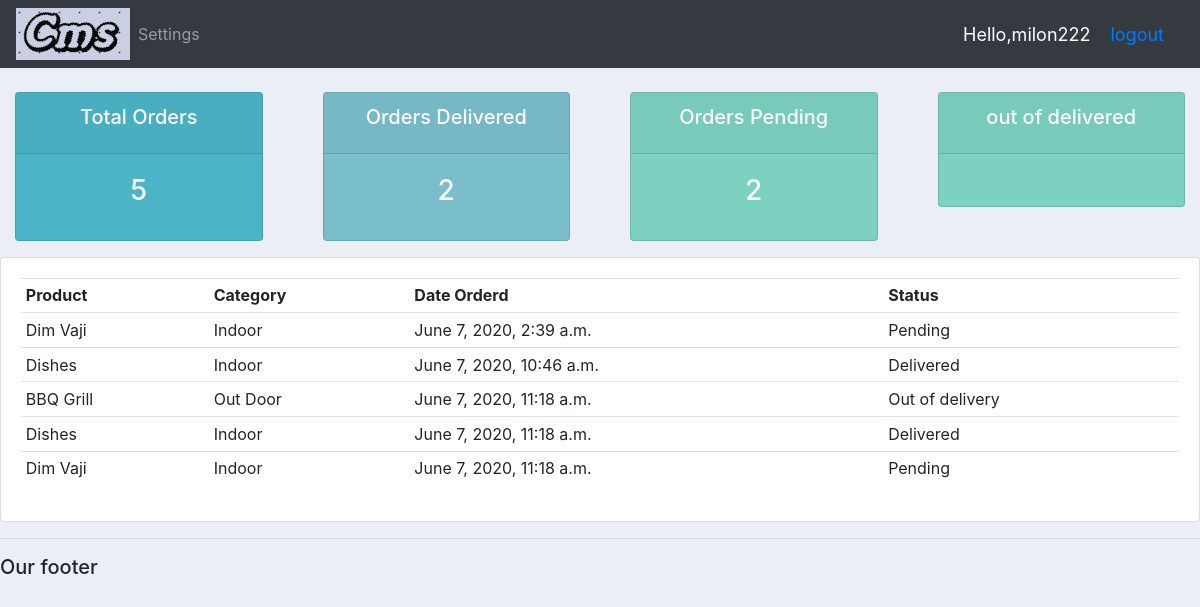
/user/ (signed in), run on the app's committed database.
### accounts/models.py (models this page shows, shortened)
class Order(models.Model):
    STATUS = (
        ('Pending','Pending'),
        ('Out of delivery', 'Out of delivery'),
        ('Delivered', 'Delivered'),
    )
    customer = models.ForeignKey(Customer, null=True, on_delete= models.SET_NULL)
    product = models.ForeignKey(Product, null=True, on_delete= models.SET_NULL)
    date_created = models.DateTimeField(auto_now_add=True, null=False)
    status = models.CharField(max_length=100, null=True, choices=STATUS)

class Product(models.Model):
    CATAGORY = (
        ('Indoor', 'Indoor'),
        ('Out Door', 'Out Door'),
    )
    name = models.CharField(max_length=50, null=True)
    price = models.FloatField(null=True)
    category = models.CharField(max_length=50, null=True, choices=CATAGORY)
    description = models.CharField(max_length=100, null=True, blank=True)
    date_created = models.DateTimeField(auto_now_add=True, null=False)
    tags = models.ManyToManyField(Tag)
    def __str__(self):
        return str(self.name)

### accounts/decorators.py (the view)
        def wrapper_func(request, *args, **kwargs):
            group = None
            if request.user.groups.exists():
                group = request.user.groups.all()[0].name
            if group in allowed_roles:
                return view_func(request, *args, **kwargs)
            else:
                return HttpResponse('You are not allow to view the page.')

### accounts/views.py (called while the page is built)
@login_required(login_url='login')
@allowed_users(allowed_roles=['customer'])
def userPage(request):
    orders = request.user.customer.order_set.all()
    total_orders = orders.count()
    delivered = orders.filter(status='Delivered').count()
    pending = orders.filter(status='Pending').count()
    context = {'orders':orders,'total_orders':total_orders,'pending':pending,'delivered':delivered}
    return render(request, 'accounts/user.html', context)

### accounts/templates/accounts/user.html
{% extends 'accounts/main.html' %}
{% block content %}
	{% include 'accounts/status.html' %}
<div class="row">
	<div class="col-md">
		<div class="card card-body">
			<table class="table table-sm">
				<tr>
					<th>Product</th>
					<th>Category</th>
					<th>Date Orderd</th>
					<th>Status</th>
				</tr>
				{% for order in orders %}
				<tr>
					<td> {{ order.product }}</td>
					<td> {{ order.product.category }}</td>
					<td> {{ order.date_created}}</td>
					<td> {{ order.status}}</td>
				</tr>
				{% endfor %}
			</table>
		</div>
	</div>
</div>
{% endblock %}

### accounts/templates/accounts/navbar.html (shortened to what this page needs)
{% load static %}
<nav class="navbar navbar-expand-lg navbar-dark bg-dark">
	<img src="{% static 'images/logo.jpg' %}" >
  <div class="collapse navbar-collapse" id="navbarNav">
    <ul class="navbar-nav">
		{% if request.user.is_staff %}
		  <li class="nav-item active">
			<a class="nav-link" href="{% url 'home' %}">Dashboard</a>
		  </li>
		  <li class="nav-item">
			<a class="nav-link" href="{% url 'products' %}">Products</a>
		  </li>
		{% else %}
			<li class="nav-item">
			<a class="nav-link" href="{% url 'account' %}">Settings</a>
		  </li>
		{% endif %}
    </ul>
  </div>
	<span class="hello-msg">Hello,{{ request.user }}</span>
	<span class="hello-msg"><a href="{% url 'logout' %}">logout</a></span>
</nav>

### static/css/main.css (style rules this page uses)
body { background-color: #ebeff5; }

### accounts/templates/accounts/navbar.html (style rules this page uses)
.hello-msg { font-size: 18px; color: #fff; margin-right: 20px; }

### data on the page
Order: product "Dim Vaji", product.category "Indoor", date_created "June 7, 2020, 2:39 a.m.", status "Pending"
Order: product "Dishes", product.category "Indoor", date_created "June 7, 2020, 10:46 a.m.", status "Delivered"
Order: product "BBQ Grill", product.category "Out Door", date_created "June 7, 2020, 11:18 a.m.", status "Out of delivery"
Order: product "Dishes", product.category "Indoor", date_created "June 7, 2020, 11:18 a.m.", status "Delivered"
Order: product "Dim Vaji", product.category "Indoor", date_created "June 7, 2020, 11:18 a.m.", status "Pending"

### other printed values
{{ request.user }} "milon222"
{{ total_orders }} "5"
{{ delivered }} "2"
{{ pending }} "2"
